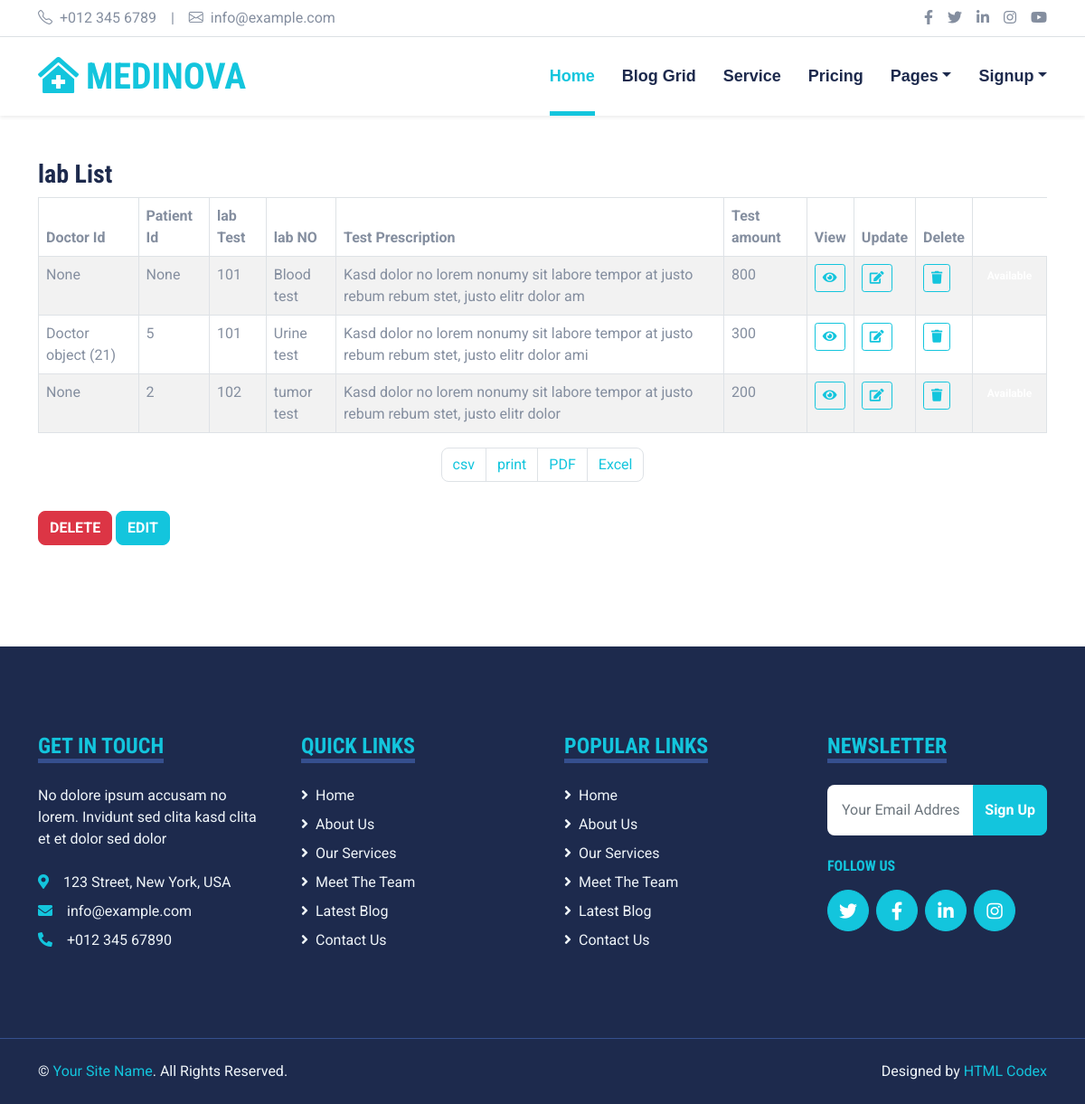
Screenshot of /labs with the database file from the repository.
### core/models.py (models this page shows)
class lab(models.Model):
    patientId=models.ForeignKey(Patient,on_delete=models.CASCADE,null=True,blank=True)
    doctorId=models.ForeignKey(Doctor,on_delete=models.CASCADE,null=True,blank=True)
    lab_no=models.PositiveBigIntegerField(null=True)
    lab_image=models.ImageField(upload_to='lab/labtest/',null=True,blank=True)
    lab_test=models.CharField(max_length=50,choices=Test_type,default='Blood test')
    test_description=models.TextField(null=True,blank=True)
    amount=models.IntegerField()

class Doctor(models.Model):
    user = models.ForeignKey(User,on_delete=models.CASCADE)
    first_name=models.CharField(max_length=20,null=True)
    last_name=models.CharField(max_length=20,null=True)
    profile_pic= models.ImageField(upload_to='profile_pic/DoctorProfilePic/',null=True,blank=True)
    address = models.CharField(max_length=40)
    mobile = models.CharField(max_length=20,null=True)
    education=models.CharField(max_length=20,null=True)
    doctorFee=models.PositiveIntegerField(null=True)
    department= models.CharField(max_length=50,choices=departments,default='Cardiologist')
    otp=models.PositiveIntegerField(null=True)
    status=models.BooleanField(default=False)

class Patient(models.Model):
    user=models.OneToOneField(User,on_delete=models.CASCADE)
    profile_pic= models.ImageField(upload_to='profile_pic/PatientProfilePic/',null=True,blank=True)
    address = models.CharField(max_length=40)
    mobile = models.CharField(max_length=20,null=True)
    symptoms = models.CharField(max_length=100,null=True)
    patient_file=models.FileField(upload_to='uploads/file')
    prescription=models.CharField(max_length=100,null=True)
    patient_type=models.CharField(max_length=50,choices=patient,default='InPatient')
    admitDate=models.DateField(auto_now=True)
    releaseDate=models.DateField(auto_now=True)
    otp=models.PositiveIntegerField(null=True)
    status=models.BooleanField(default=False)
    def __str__(self):
        return str(self.id)

### core/views.py (the view)
# urls.py: path('labs',views.Labs,name='labs'),
def Labs(request):
   context={}
   lac=lab.objects.all()
   context['lac']=lac
   return render(request,'core/labs.html',context)

### core/templates/core/labs.html (shortened to what this page needs)
{% extends 'core/base.html' %}
{% load static %}
{% block main-content %}
<div class="container-fluid py-5">
	<div class="container">
		<div class="row">
			<div class="col-md-12">
				<div class="widget-area-2 proclinic-box-shadow">
					<h3 class="widget-title">lab List</h3>
					<div class="table-responsive mb-3">
						<table id="tableId" class="table table-bordered table-striped">
							<thead>
								<tr>
                                    <th>Doctor Id</th>
                                    <th>Patient Id</th>
                                    <th>lab Test</th>
                                    <th>lab NO</th>
									<th>Test Prescription</th>
                                    <th>Test amount</th>
                                    <th>View</th>
									<th>Update</th>
									<th>Delete</th>
								</tr>
							</thead>
							<tbody>
                                {% for do in lac %}
								<tr id="table-row">
									<td>{{do.doctorId}}</td>
									<td>{{do.patientId}}</td>
                                    <td>{{do.lab_no}}</td>
									<td>{{do.lab_test}}</td>
									<td>{{do.test_description}}</td>
                                    <td>{{do.amount}}</td>
									<td><a class="btn btn-outline-primary btn-sm view-data " href="javascript:void(0)" pid="{{do.pk}}" data-id="{{do.pk}}" value="{{do.pk}}" title="View">
                                        <i class="fa fa-eye"></i></a></td>
                                        <td><a class="btn btn-outline-primary btn-sm edit-data" href="javascript:void(0)" pid="{{do.pk}}"  data-id="{{do.pk}}" value="{{do.pk}}" title="Edit">
                                            <i class="fa fa-edit"></i></a></td>
                                            <td><a class="btn btn-outline-primary btn-sm delete-data" href="javascript:void(0)" pid="{{do.pk}}"  data-id="{{do.pk}}" value="{{do.pk}}" title="Delete">
                                                <i class="fa fa-trash"></i></a></td>
									<td>
										<span class="badge badge-success">Available</span>
									</td>
								</tr>
                                {% endfor%}
							</tbody>
						</table>
						<nav aria-label="Page navigation example">
							<ul class="pagination justify-content-center export-pagination">
								<li class="page-item">
									<a class="page-link" href="#"> csv</a>
								</li>
								<li class="page-item">
									<a class="page-link" href="#">  print</a>
								</li>
								<li class="page-item">
									<a class="page-link" href="#"> PDF</a>
								</li>
								<li class="page-item">
									<a class="page-link" href="#"> Excel</a>
								</li>
							</ul>
						</nav>
						<button type="button" class="btn btn-danger mt-3 mb-0"> DELETE</button>
						<button type="button" class="btn btn-primary mt-3 mb-0"> EDIT</button>
					</div>
				</div>
			</div>
		</div>
	</div>
</div>
{% endblock main-content %}

### core/static/core/css/style.css (style rules this page uses)
:root { --primary: #13C5DD; --secondary: #354F8E; --light: #EFF5F9; --dark: #1D2A4D; }
.btn { font-weight: 700; transition: .5s; }
.btn-primary { color: #FFFFFF; }

### rows the page displays
lab: doctorId "None", patientId "None", lab_no "101", lab_test "Blood test", test_description "Kasd dolor no lorem nonumy sit labore tempor at justo rebum rebum stet, justo elitr dolor am", amount "800", {{ do.pk }} 3 (drawn)
lab: doctorId "Doctor object (21)", patientId "5", lab_no "101", lab_test "Urine test", test_description "Kasd dolor no lorem nonumy sit labore tempor at justo rebum rebum stet, justo elitr dolor ami", amount "300", {{ do.pk }} 4 (drawn)
lab: doctorId "None", patientId "2", lab_no "102", lab_test "tumor test", test_description "Kasd dolor no lorem nonumy sit labore tempor at justo rebum rebum stet, justo elitr dolor", amount "200", {{ do.pk }} 5 (drawn)
